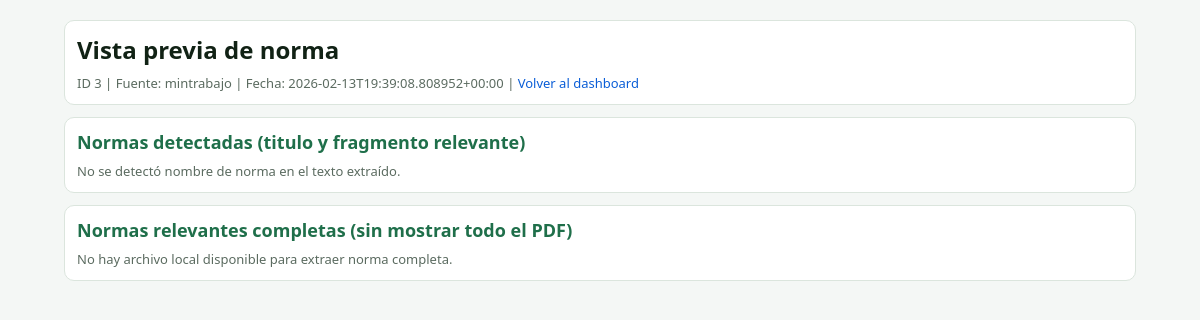
Page /preview/3 on the earlier database version.
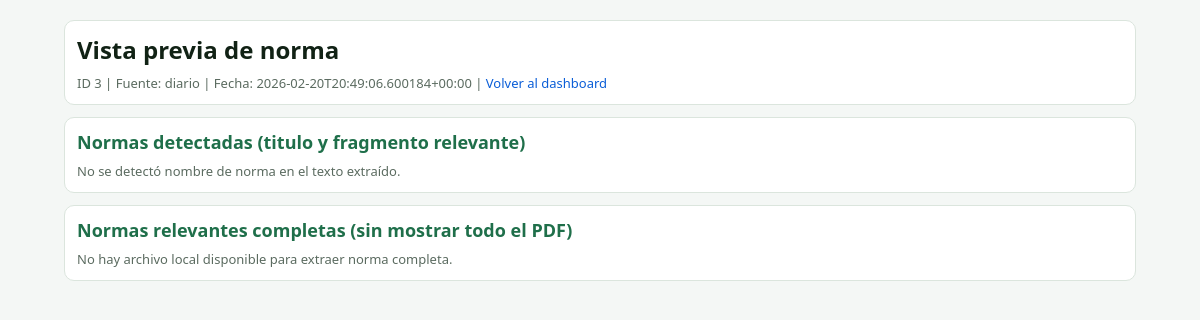
Same page on the later database version.
### tables this page shows
CREATE TABLE pdf_procesados (
  id INTEGER PRIMARY KEY AUTOINCREMENT,
  fuente TEXT NOT NULL,
  url_pdf TEXT NOT NULL,
  hash_pdf TEXT,
  fecha_captura TEXT NOT NULL,
  ruta_local TEXT,
  match INTEGER NOT NULL DEFAULT 0,
  keywords_encontradas TEXT,
  norma_detectada TEXT,
  fragmento_relevante TEXT,
  pagina_detectada INTEGER,
  UNIQUE(fuente, url_pdf)
);

### app.py (the view, shortened to what this page needs)
@app.route("/preview/<int:row_id>")
def preview_row(row_id: int):
    full_mode = request.args.get("full", "0").strip() == "1"
    with get_conn() as conn:
        row = conn.execute(
            """
            SELECT id, fuente, url_pdf, fecha_captura, ruta_local, match, keywords_encontradas, norma_detectada, fragmento_relevante, pagina_detectada
            FROM pdf_procesados
            WHERE id = ?
            LIMIT 1
            """,
            (row_id,),
        ).fetchone()
    if not row:
        abort(404, description="Resultado no encontrado.")
    local_path = Path(row["ruta_local"]) if row["ruta_local"] else None
    local_exists = bool(local_path and local_path.exists())
    full_text = ""
    doc_title = ""
    doc_subtitle = ""
    legal_refs: list[str] = []
    context_lines: list[str] = []
    ref_context_map: dict[str, list[str]] = {}
    norm_items: list[dict] = []
    preview_text = ""
    db_ref = (row["norma_detectada"] or "").strip()
    db_fragment = (row["fragmento_relevante"] or "").strip()
    db_page = int(row["pagina_detectada"]) if row["pagina_detectada"] else None
    if not legal_refs and db_ref:
        legal_refs = [db_ref]
    if (not full_mode) and db_fragment:
        chosen_fragment = _normalize_legal_fragment(db_fragment) or db_fragment
        context_lines = [chosen_fragment]
        if legal_refs:
            ref_context_map = {legal_refs[0].lower(): [chosen_fragment]}
    norm_items = _build_norm_blocks(
        legal_refs,
        full_text,
        context_lines,
        ref_context_map=ref_context_map,
        full_mode=full_mode,
    )
    return render_template(
        "preview.html",
        row=dict(row),
        local_exists=local_exists,
        doc_title=doc_title,
        doc_subtitle=doc_subtitle,
        legal_refs=legal_refs,
        norm_items=norm_items,
        context_lines=context_lines,
        full_text=full_text,
        preview_text=preview_text,
        full_mode=full_mode,
        pagina_detectada=(int(row["pagina_detectada"]) if row["pagina_detectada"] else None),
        pdf_view_url=url_for("open_pdf", row_id=int(row["id"])),
    )

### app.py (called while the page is built, shortened)
def get_conn() -> sqlite3.Connection:
    conn = sqlite3.connect(DB_PATH)
    conn.row_factory = sqlite3.Row
    return conn

def _build_norm_blocks(
    legal_refs: list[str],
    full_text: str,
    context_lines: list[str],
    ref_context_map: dict[str, list[str]] | None = None,
    full_mode: bool = False,
) -> list[dict]:
    grouped: dict[str, list[str]] = {}
    order: list[str] = []
    blocks = []
    return blocks

### templates/preview.html (shortened to what this page needs)
<!doctype html>
<html lang="es">
<head>
</head>
<body>
  <div class="wrap">
    <div class="card">
      <h1>Vista previa de norma</h1>
      <div class="muted">
        ID {{ row.id }} | Fuente: {{ row.fuente }} | Fecha: {{ row.fecha_captura }} |
        <a href="{{ url_for('index') }}">Volver al dashboard</a>
      </div>
    </div>
    <div class="card">
      <h2>Normas detectadas (titulo y fragmento relevante)</h2>
      {% if norm_items %}
      {% for item in norm_items %}
      <div class="norm-item">
        <div class="norm-title">
          Titulo:
          {% for t in item.titles %}
            {{ t }}{% if not loop.last %} | {% endif %}
          {% endfor %}
        </div>
        <div class="norm-text">{{ item.text }}</div>
      </div>
      {% endfor %}
      {% else %}
      <div class="muted">No se detectó nombre de norma en el texto extraído.</div>
      {% endif %}
    </div>
    <div class="card">
      <h2>Normas relevantes completas (sin mostrar todo el PDF)</h2>
      {% if local_exists and full_mode and norm_items %}
      {% for item in norm_items %}
      <div class="norm-item">
        <div class="norm-title">
          Titulo:
          {% for t in item.titles %}
            {{ t }}{% if not loop.last %} | {% endif %}
          {% endfor %}
        </div>
        <div class="norm-text">{{ item.text }}</div>
      </div>
      {% endfor %}
      {% elif local_exists and full_mode %}
      <div class="muted">No se encontraron normas relevantes para mostrar en modo completo.</div>
      {% elif local_exists %}
      <div class="muted">Vista rápida cargada. Cargar normas relevantes completas puede tardar varios segundos.</div>
      <a class="btn" href="{{ url_for('preview_row', row_id=row.id, full=1) }}">Cargar normas relevantes completas</a>
      {% else %}
      <div class="muted">No hay archivo local disponible para extraer norma completa.</div>
      {% endif %}
    </div>
  </div>
</body>
</html>

Differences in the rows shown:
changed pdf_procesados id 3: fuente "mintrabajo" → "diario"; fecha_captura "2026-02-13T19:39:08.808952+00:00" → "2026-02-20T20:49:06.600184+00:00"
